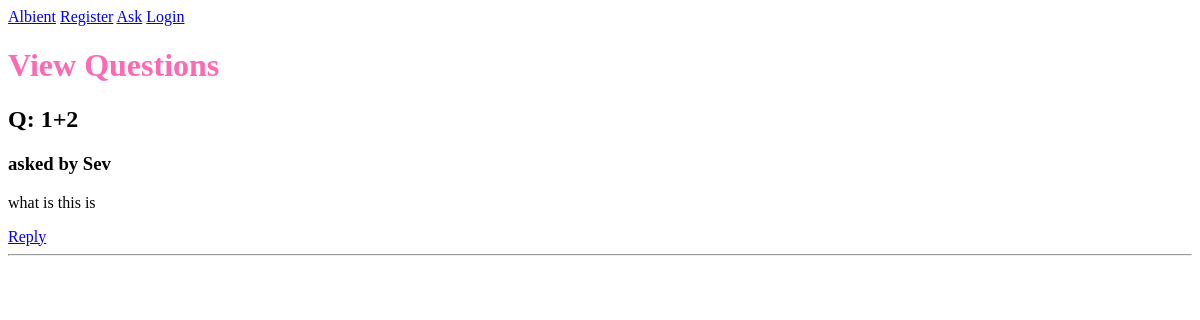
Before: / with the older database file.
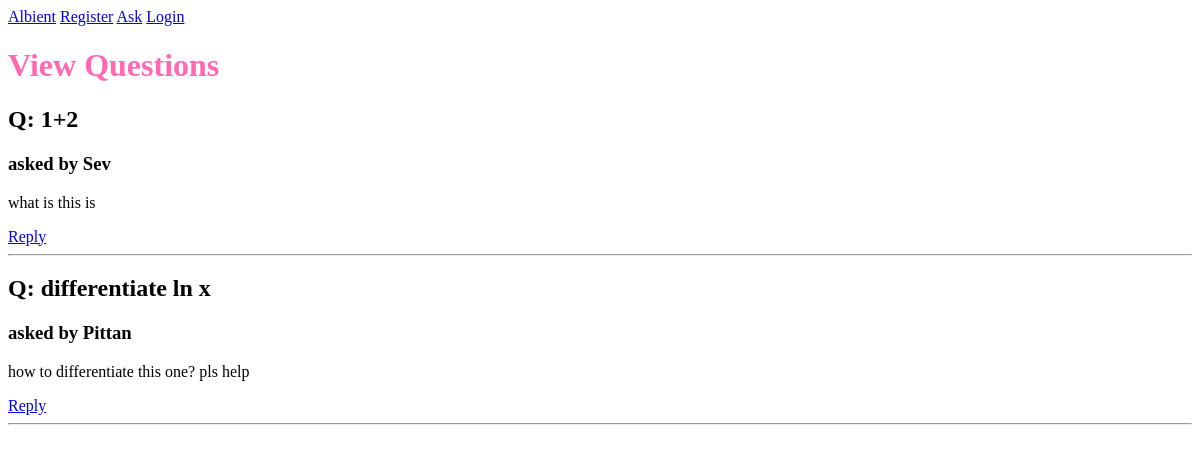
After: the same page with the newer database file.
### albient/models.py (models this page shows)
class Question(db.Model):
    id = sa.Column(sa.Integer, primary_key=True, unique=True)
    title = sa.Column(sa.String(64))
    content = sa.Column(sa.Text)
    user_id = sa.Column(sa.Integer, sa.ForeignKey("user.id"))
    comments = relationship("Comment", backref="question", lazy=True)

class User(db.Model, UserMixin):
    id = sa.Column(sa.Integer, primary_key=True, unique=True)
    email = sa.Column(sa.String(320))
    username = sa.Column(sa.String(64), nullable=False, unique=True)
    display_name = sa.Column(sa.String(32))
    password = sa.Column(sa.String(64), nullable=False)
    rep_points = sa.Column(sa.Integer)
    questions = relationship("Question", backref="op", lazy=True)
    replies = relationship("Comment", backref="op", lazy=True)

### albient/routes.py (the view)
@app.route("/home")
@app.route("/")
def home():
    questions = Question.query.all()
    return render_template("home.html", questions=questions)

### albient/templates/home.html
{% extends "base.html" %}
{% block content %}
<h1>View Questions</h1>
{% for question in questions %}
    <h2>Q: {{ question.title }}</h2>
    <h3>asked by {{ question.op.display_name }} </h6>
    <p>{{ question.content }}</p>
    <a href="{{ url_for('view_question', id=question.id) }}">Reply</a>
    <hr>
{% endfor %}
{% endblock content %}

Changed rows visible on the page:
added Question: title "differentiate ln x", op.display_name "Pittan", content "how to differentiate this one? pls help"
